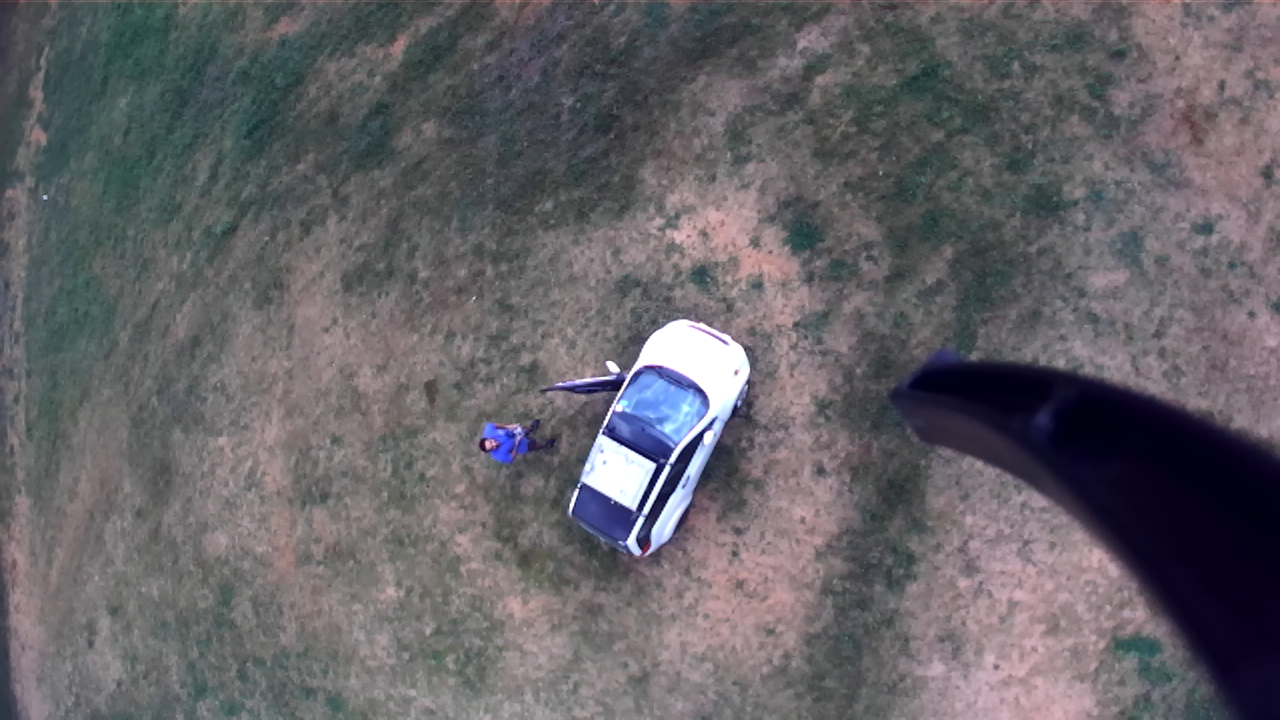
#> input picture 1108.png, 1280 x 720 px, given in place of the camera
$ python cannylive.py
#> lines starting #> are read from the running program, lines starting #| are printed output that depends on the picture; after the words box and inside, x2 and y2 are one past the last pixel; in counts of white or black regions, pixels touching at a corner belong together
# -*- coding: utf-8 -*-
"""
Created on Wed Aug 17 13:48:47 2022

@author: Neel
"""
import cv2

import numpy as np

vid = cv2.VideoCapture(0)

vid.set(cv2.CAP_PROP_FRAME_WIDTH, 2560)
vid.set(cv2.CAP_PROP_FRAME_HEIGHT, 720)

while(1):
    ret, frame = vid.read()
#> frame is the input picture: shape (720, 1280, 3); mean B, G, R 103.2, 98.3, 100.8
    cap = np.split(frame, 2, axis=1)
#> cap = 2 items
    hsv = cv2.cvtColor(frame, cv2.COLOR_BGR2HSV)
#> hsv: shape (720, 1280, 3); mean H, S, V 111.7, 37.7, 107.2
    lower_red = np.array([30,150,50])
    upper_red = np.array([255,255,180])
    mask = cv2.inRange(hsv, lower_red, upper_red)
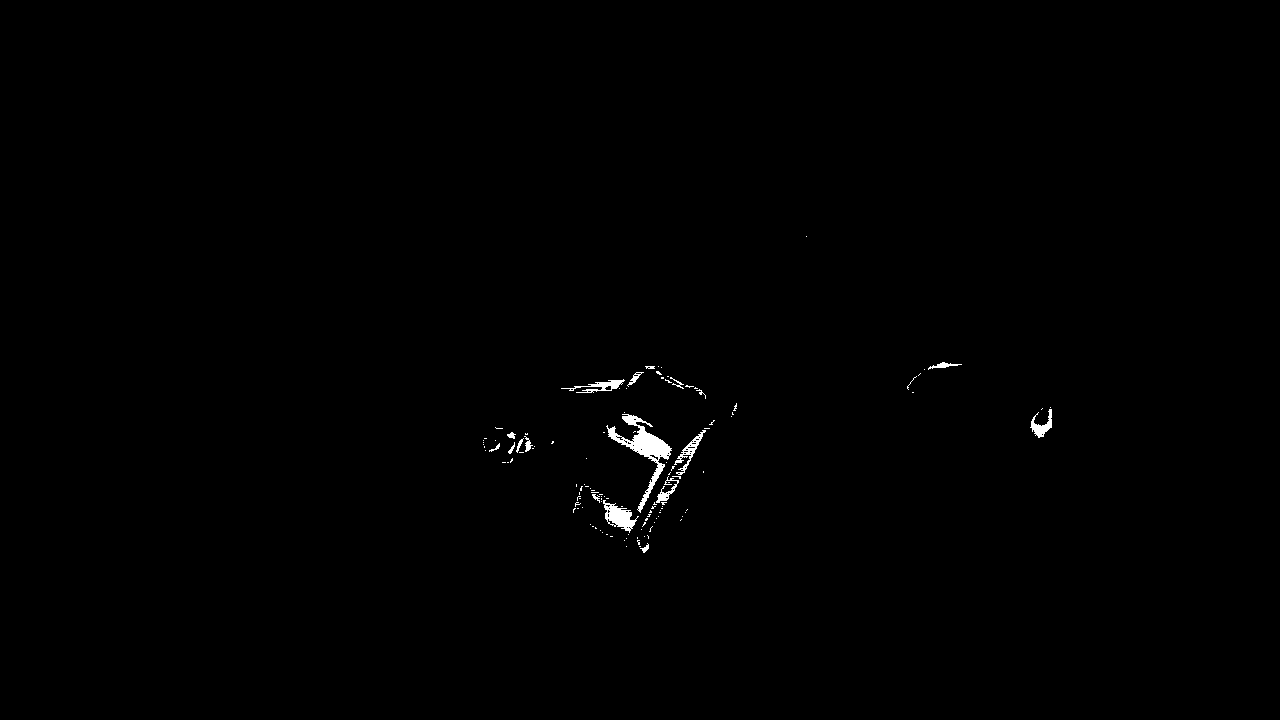
#> mask: shape (720, 1280); 0.43% white; 123 white regions (105 under 20 px), largest, box (x1, y1, x2, y2) and area: (606, 414, 672, 513) 1439, (603, 500, 639, 533) 533, (674, 430, 706, 475) 317
    res = cv2.bitwise_and(frame,frame, mask= mask)
    cv2.imshow('Original',frame)
    edges = cv2.Canny(frame,100,200)
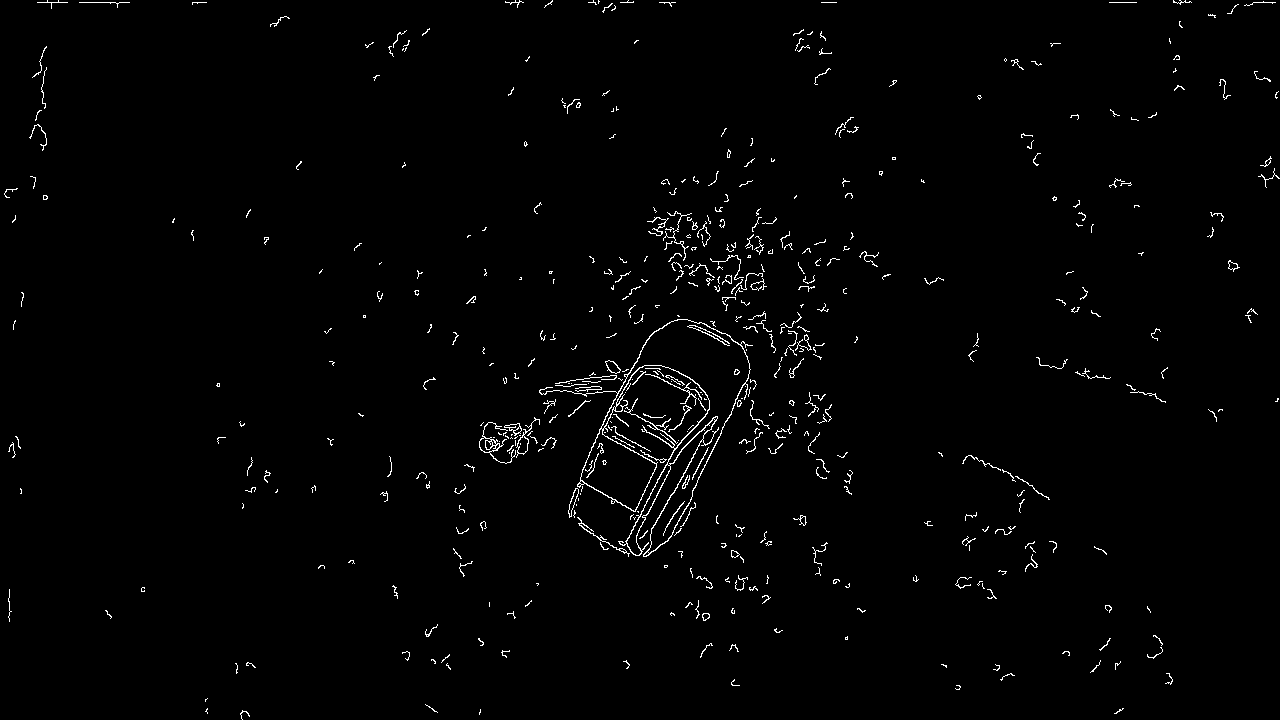
#> edges: shape (720, 1280); 1.3% white in thin lines or dots
    cv2.imshow('Edges',edges)
    k = cv2.waitKey(5) & 0xFF
#> (key Esc is pressed here)
    if k == 27:
        break


#> (the run stopped early here; a loop or call above may not have finished)

$ run again, on 1129.png
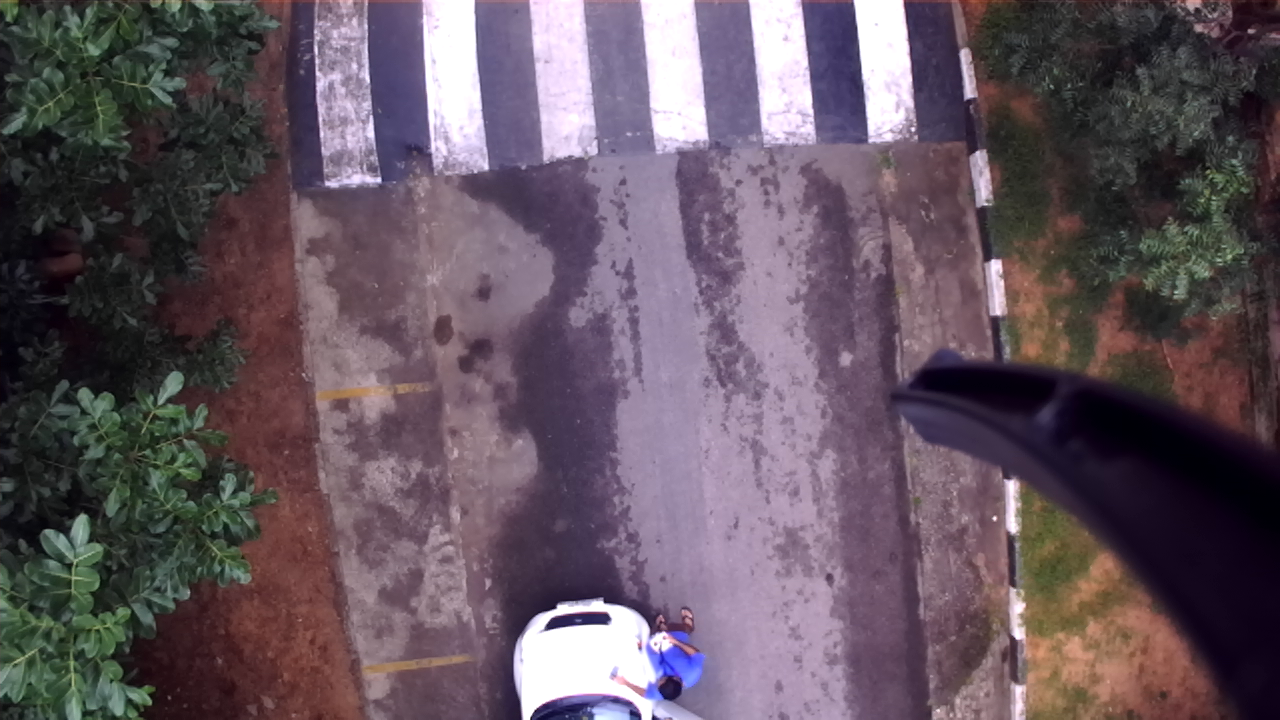
#> input picture 1129.png, 1280 x 720 px, given in place of the camera
#> frame is the input picture: shape (720, 1280, 3); mean B, G, R 95.5, 85.2, 99.4
#> cap = 2 items
#> hsv: shape (720, 1280, 3); mean H, S, V 115.7, 67.4, 105.2
#> `mask = cv2.inRange(hsv, lower_red, upper_red)`:
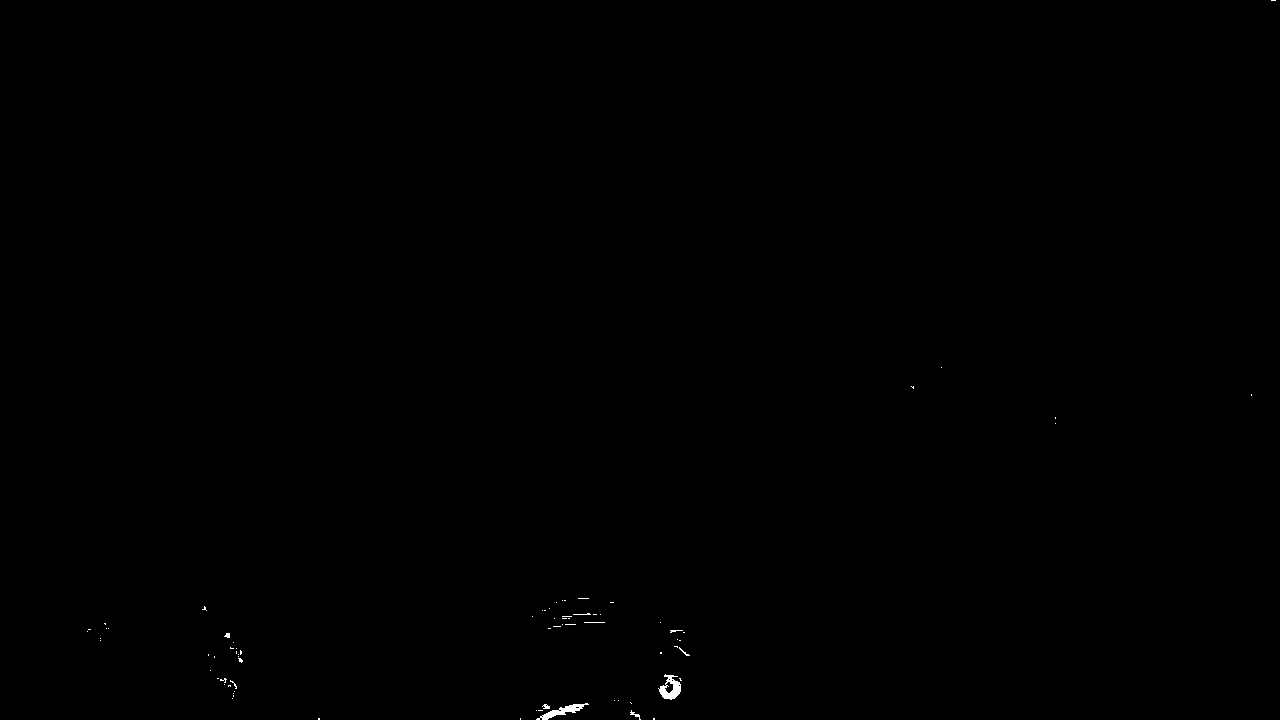
#> mask: shape (720, 1280); 0.11% white; 77 white regions (68 under 20 px), largest, box (x1, y1, x2, y2) and area: (658, 674, 681, 700) 308, (536, 703, 589, 720) 286, (630, 710, 641, 720) 33
#> `edges = cv2.Canny(frame,100,200)`:
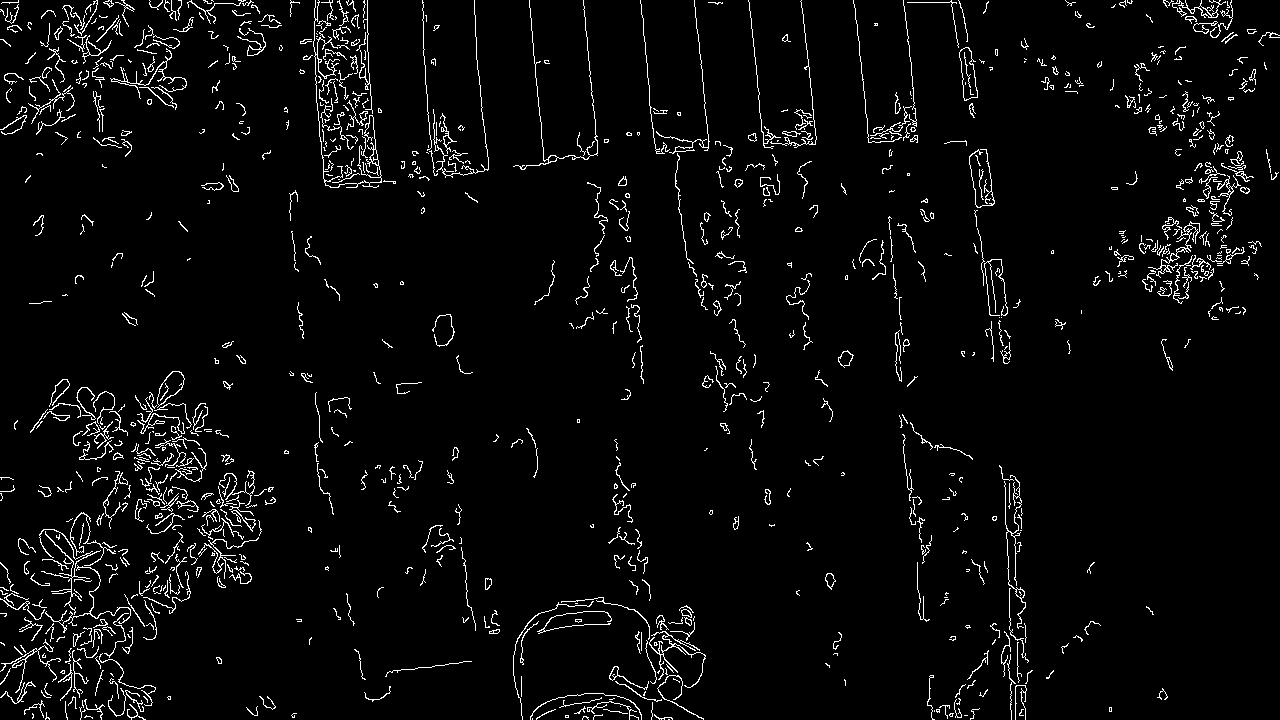
#> edges: shape (720, 1280); 3.8% white in thin lines or dots

$ run again, on 1670.png
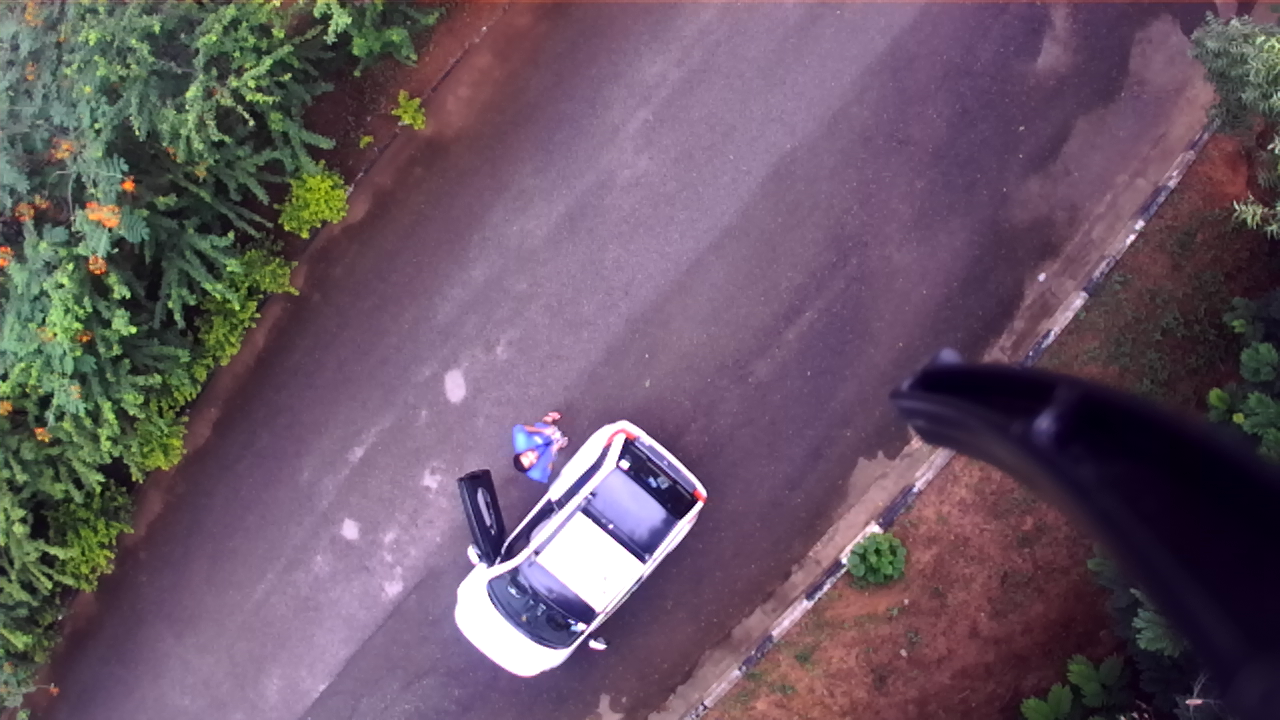
#> input picture 1670.png, 1280 x 720 px, given in place of the camera
#> frame is the input picture: shape (720, 1280, 3); mean B, G, R 99.9, 85.9, 103.6
#> cap = 2 items
#> hsv: shape (720, 1280, 3); mean H, S, V 127.8, 78.9, 110.6
#> `mask = cv2.inRange(hsv, lower_red, upper_red)`:
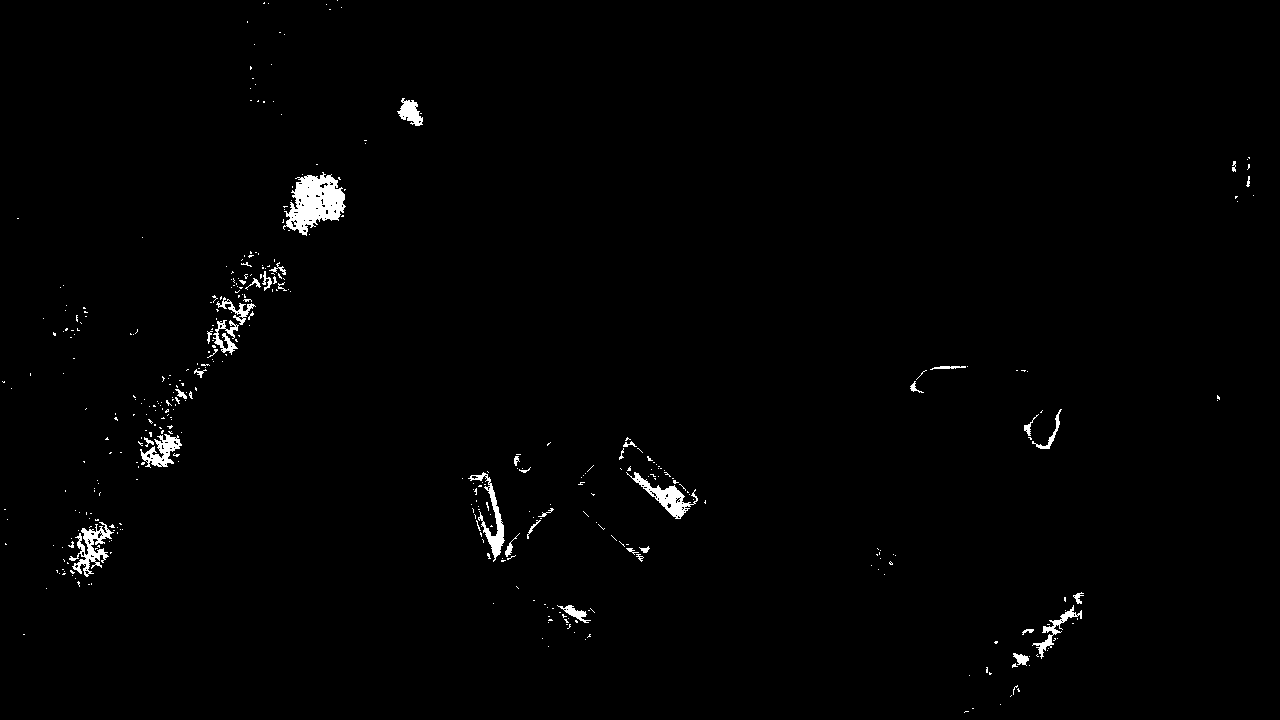
#> mask: shape (720, 1280); 1.1% white; 412 white regions (373 under 20 px), largest, box (x1, y1, x2, y2) and area: (283, 172, 346, 236) 2254, (626, 472, 698, 519) 880, (69, 522, 114, 577) 877
#> `edges = cv2.Canny(frame,100,200)`:
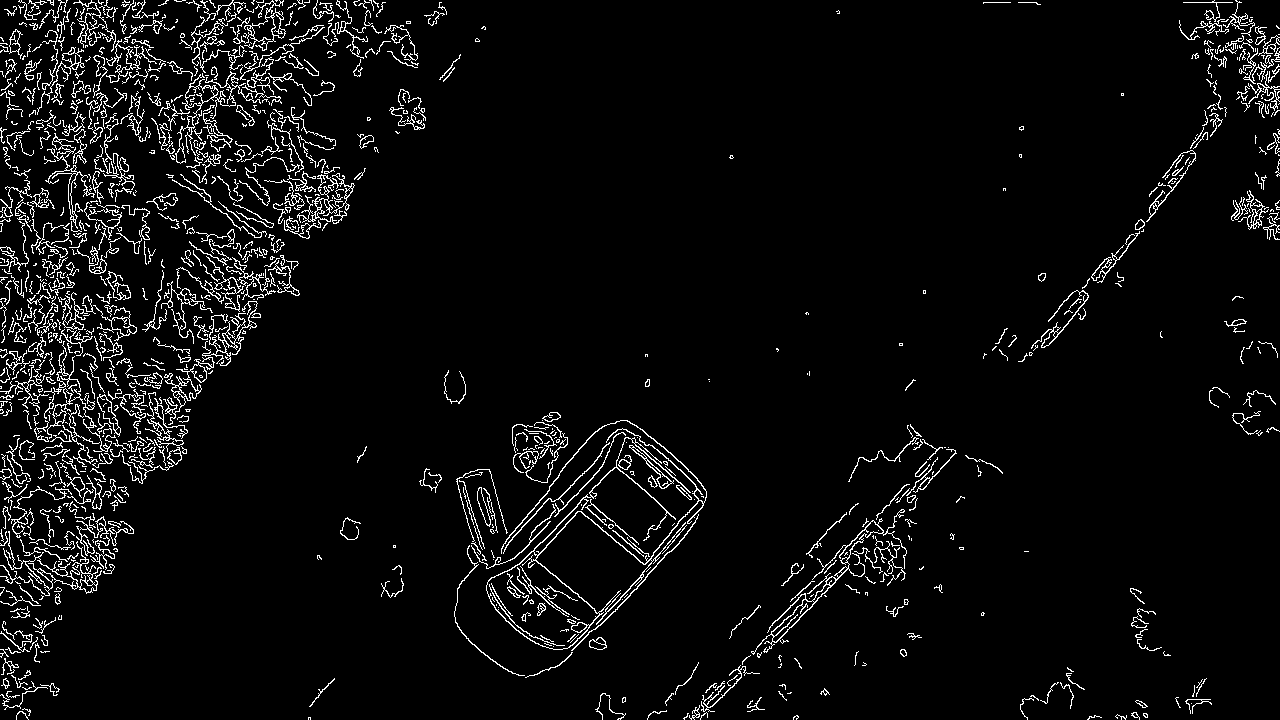
#> edges: shape (720, 1280); 4.9% white in thin lines or dots
